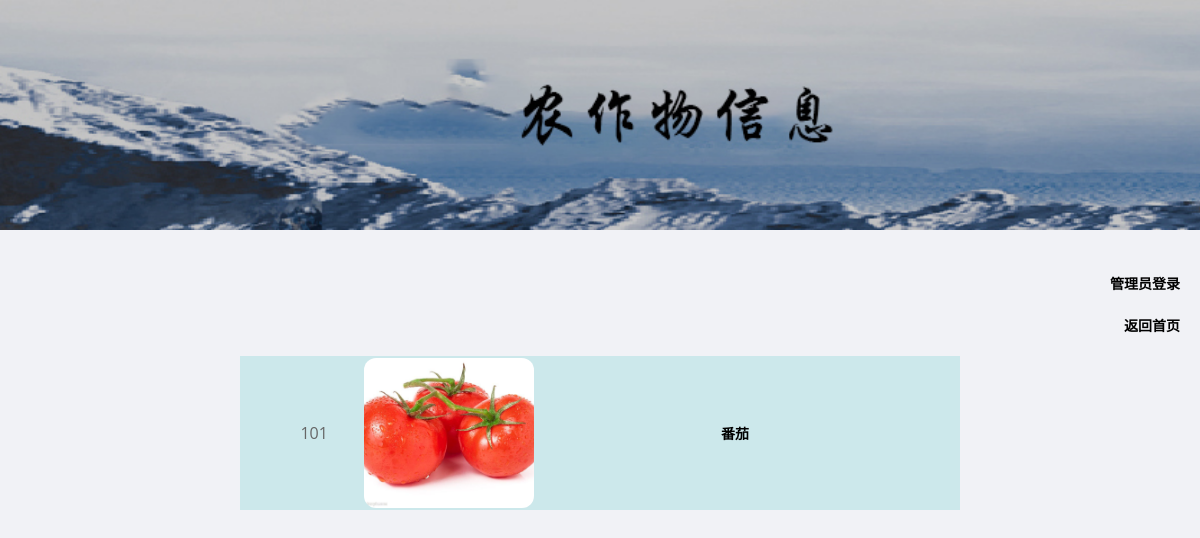
The page /nongzuowu/shouye.php on the database its author committed.
### tables this page shows
CREATE TABLE `zuowu`  (
  `id` int(11) NOT NULL AUTO_INCREMENT,
  `fid` text NULL,
  `name` varchar(80) NOT NULL,
  `image` varchar(80) NOT NULL,
  `grow` varchar(1000) NOT NULL,
  `zhucang` varchar(1000) NULL DEFAULT NULL,
  PRIMARY KEY (`id`) USING BTREE
);

### nongzuowu/shouye.php (the view, shortened to what this page needs)
<link rel="stylesheet" type="text/css" href="css/login.css">
<link rel="stylesheet" type="text/css" href="css/index.css">
<center>
	<div class="bgimg" >
	</div>
	<br>
	<div class="h1" align="right"><h1><a href="login.php">管理员登录</a></h1><h1 style="margin-left:1000px"><a href="../index.php">返回首页</a></h1></div>
	<body >
		<?php
$conn=mysqli_connect("localhost","root","root","messageboard") or die("链接失败！");
		mysqli_query($conn,"set names utf8");
		 $sql="select *from zuowu";
		 $result=mysqli_query($conn,$sql);
		 while($row=mysqli_fetch_array($result)){
?>
	<form method="post">
		<table width="90%">
			<tr>
				<td width="10%" align="center"><?php echo $row["fid"];?></td>
				<td width="20%" height="" align="center"><img src="<?php echo $row["image"];?>"></td>
			<td width="50%" align="center" ><h1><a href="main.php?id=<?php echo $row["id"];?>" target="_blank" >
<?php
echo $row["name"];
?>
</a></h1></td>
			</tr>
		</table>
	</form>
	</body>
	</html>
<?php
}?>
</center>

### nongzuowu/css/login.css (style rules this page uses)
body { width: 100%; height: 100%; font-family: 'Open Sans',sans-serif; margin: 0; background-color: #CCE8EB; }
h1 { font-size: 2em; margin: 0.67em 0; }
form { background-color: #CCE8EB; width: 60%; }
table { border-collapse: collapse; margin: 0 auto; text-align: center; border: 2px; }
table td, table th { border: 1px solid #CCE8EB; color: #666; height: 30px; }
table tr:nth-child(odd) { background: #CCE8EB; }

### nongzuowu/css/index.css (style rules this page uses)
body { background-color: #F1F2F6; margin: 0 auto; padding:0; }
a { font-size: 14px; text-decoration: none; color: #000000; }
.h1 { margin-right: 20px; }
.bgimg { height:230px; width: 100%; background-image:url(../image/head.jpg); background-repeat:no-repeat; background-size:cover; }

### nongzuowu/shouye.php (style rules this page uses)
a:link { color:#000000; text-decoration:none; }
img { height:150px; width: 170px; object-fit:cover; border-radius: 12px; }
body { height: 100%; border: 0; overflow: auto; }

### rows shown on the page
zuowu: fid "101", image (picture), name "番茄"
